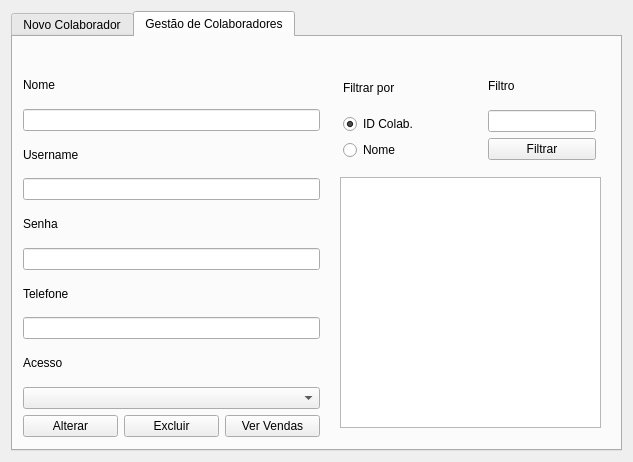
<?xml version="1.0" encoding="UTF-8"?>
<ui version="4.0">
 <class>fm_gestaoColaborador</class>
 <widget class="QDialog" name="fm_gestaoColaborador">
  <property name="geometry">
   <rect>
    <x>0</x>
    <y>0</y>
    <width>633</width>
    <height>462</height>
   </rect>
  </property>
  <property name="windowTitle">
   <string>Gestão de Colaborador</string>
  </property>
  <property name="windowIcon">
   <iconset resource="Arquivo_de_recursos.qrc">
    <normaloff>:/imagens/img/gerenciamento-de-equipe.png</normaloff>:/imagens/img/gerenciamento-de-equipe.png</iconset>
  </property>
  <layout class="QFormLayout" name="formLayout">
   <item row="0" column="0" colspan="2">
    <widget class="QTabWidget" name="tabWidget">
     <property name="currentIndex">
      <number>1</number>
     </property>
     <widget class="QWidget" name="tab_novocolaborador">
      <attribute name="title">
       <string>Novo Colaborador</string>
      </attribute>
      <widget class="QWidget" name="layoutWidget">
       <property name="geometry">
        <rect>
         <x>10</x>
         <y>60</y>
         <width>581</width>
         <height>272</height>
        </rect>
       </property>
       <layout class="QVBoxLayout" name="verticalLayout_6">
        <item>
         <layout class="QHBoxLayout" name="horizontalLayout_2">
          <item>
           <layout class="QVBoxLayout" name="verticalLayout">
            <property name="spacing">
             <number>7</number>
            </property>
            <property name="sizeConstraint">
             <enum>QLayout::SizeConstraint::SetDefaultConstraint</enum>
            </property>
            <item>
             <widget class="QLabel" name="label">
              <property name="text">
               <string>Nome</string>
              </property>
             </widget>
            </item>
            <item>
             <widget class="QLineEdit" name="txt_nome_novocolab"/>
            </item>
           </layout>
          </item>
          <item>
           <layout class="QVBoxLayout" name="verticalLayout_2">
            <item>
             <widget class="QLabel" name="label_2">
              <property name="text">
               <string>Username</string>
              </property>
             </widget>
            </item>
            <item>
             <widget class="QLineEdit" name="txt_username_novocolab"/>
            </item>
           </layout>
          </item>
         </layout>
        </item>
        <item>
         <layout class="QHBoxLayout" name="horizontalLayout_3">
          <item>
           <layout class="QVBoxLayout" name="verticalLayout_5">
            <item>
             <widget class="QLabel" name="label_5">
              <property name="text">
               <string>Acesso</string>
              </property>
             </widget>
            </item>
            <item>
             <widget class="QComboBox" name="cb_acesso_novocolab"/>
            </item>
           </layout>
          </item>
          <item>
           <layout class="QVBoxLayout" name="verticalLayout_3">
            <item>
             <widget class="QLabel" name="label_3">
              <property name="text">
               <string>Senha</string>
              </property>
             </widget>
            </item>
            <item>
             <widget class="QLineEdit" name="txt_senha_novocolab"/>
            </item>
           </layout>
          </item>
          <item>
           <layout class="QVBoxLayout" name="verticalLayout_4">
            <item>
             <widget class="QLabel" name="label_4">
              <property name="text">
               <string>Telefone</string>
              </property>
             </widget>
            </item>
            <item>
             <widget class="QLineEdit" name="txt_fone_novocolab"/>
            </item>
           </layout>
          </item>
         </layout>
        </item>
        <item>
         <spacer name="verticalSpacer">
          <property name="orientation">
           <enum>Qt::Orientation::Vertical</enum>
          </property>
          <property name="sizeType">
           <enum>QSizePolicy::Policy::Fixed</enum>
          </property>
          <property name="sizeHint" stdset="0">
           <size>
            <width>20</width>
            <height>40</height>
           </size>
          </property>
         </spacer>
        </item>
        <item>
         <layout class="QHBoxLayout" name="horizontalLayout">
          <item>
           <widget class="QPushButton" name="btn_novo_novocolab">
            <property name="text">
             <string>Novo</string>
            </property>
           </widget>
          </item>
          <item>
           <widget class="QPushButton" name="btn_gravar_novocolab">
            <property name="text">
             <string>Gravar</string>
            </property>
           </widget>
          </item>
          <item>
           <widget class="QPushButton" name="btn_cancelar_novocolab">
            <property name="text">
             <string>Fechar</string>
            </property>
           </widget>
          </item>
         </layout>
        </item>
       </layout>
      </widget>
     </widget>
     <widget class="QWidget" name="Tab2">
      <attribute name="title">
       <string>Gestão de Colaboradores</string>
      </attribute>
      <widget class="QTableWidget" name="tw_ge_listacolab">
       <property name="geometry">
        <rect>
         <x>327</x>
         <y>140</y>
         <width>261</width>
         <height>251</height>
        </rect>
       </property>
      </widget>
      <widget class="QWidget" name="layoutWidget">
       <property name="geometry">
        <rect>
         <x>10</x>
         <y>30</y>
         <width>297</width>
         <height>370</height>
        </rect>
       </property>
       <layout class="QVBoxLayout" name="verticalLayout_13">
        <item>
         <layout class="QVBoxLayout" name="verticalLayout_8">
          <item>
           <widget class="QLabel" name="label_6">
            <property name="text">
             <string>Nome</string>
            </property>
           </widget>
          </item>
          <item>
           <widget class="QLineEdit" name="txt_ge_nome"/>
          </item>
         </layout>
        </item>
        <item>
         <layout class="QVBoxLayout" name="verticalLayout_9">
          <item>
           <widget class="QLabel" name="label_7">
            <property name="text">
             <string>Username</string>
            </property>
           </widget>
          </item>
          <item>
           <widget class="QLineEdit" name="txt_ge_username"/>
          </item>
         </layout>
        </item>
        <item>
         <layout class="QVBoxLayout" name="verticalLayout_10">
          <item>
           <widget class="QLabel" name="label_8">
            <property name="text">
             <string>Senha</string>
            </property>
           </widget>
          </item>
          <item>
           <widget class="QLineEdit" name="txt_ge_senha"/>
          </item>
         </layout>
        </item>
        <item>
         <layout class="QVBoxLayout" name="verticalLayout_11">
          <item>
           <widget class="QLabel" name="label_9">
            <property name="text">
             <string>Telefone</string>
            </property>
           </widget>
          </item>
          <item>
           <widget class="QLineEdit" name="txt_ge_fone"/>
          </item>
         </layout>
        </item>
        <item>
         <layout class="QVBoxLayout" name="verticalLayout_12">
          <item>
           <widget class="QLabel" name="label_10">
            <property name="text">
             <string>Acesso</string>
            </property>
           </widget>
          </item>
          <item>
           <widget class="QComboBox" name="cb_ge_acesso"/>
          </item>
         </layout>
        </item>
        <item>
         <layout class="QHBoxLayout" name="horizontalLayout_4">
          <item>
           <widget class="QPushButton" name="btn_ge_salvar">
            <property name="text">
             <string>Alterar</string>
            </property>
           </widget>
          </item>
          <item>
           <widget class="QPushButton" name="btn_ge_excluir">
            <property name="text">
             <string>Excluir</string>
            </property>
           </widget>
          </item>
          <item>
           <widget class="QPushButton" name="bt_ge_vervendas">
            <property name="text">
             <string>Ver Vendas</string>
            </property>
           </widget>
          </item>
         </layout>
        </item>
       </layout>
      </widget>
      <widget class="QWidget" name="layoutWidget">
       <property name="geometry">
        <rect>
         <x>330</x>
         <y>30</y>
         <width>253</width>
         <height>93</height>
        </rect>
       </property>
       <layout class="QHBoxLayout" name="horizontalLayout_5">
        <item>
         <layout class="QVBoxLayout" name="verticalLayout_14">
          <item>
           <widget class="QLabel" name="label_11">
            <property name="text">
             <string>Filtrar por</string>
            </property>
           </widget>
          </item>
          <item>
           <layout class="QVBoxLayout" name="verticalLayout_7">
            <item>
             <widget class="QRadioButton" name="rb_ge_idcolab">
              <property name="text">
               <string>ID Colab.</string>
              </property>
              <property name="checked">
               <bool>true</bool>
              </property>
             </widget>
            </item>
            <item>
             <widget class="QRadioButton" name="rb_ge_nome">
              <property name="text">
               <string>Nome</string>
              </property>
             </widget>
            </item>
           </layout>
          </item>
         </layout>
        </item>
        <item>
         <spacer name="horizontalSpacer">
          <property name="orientation">
           <enum>Qt::Orientation::Horizontal</enum>
          </property>
          <property name="sizeHint" stdset="0">
           <size>
            <width>40</width>
            <height>20</height>
           </size>
          </property>
         </spacer>
        </item>
        <item>
         <layout class="QVBoxLayout" name="verticalLayout_15">
          <item>
           <widget class="QLabel" name="label_12">
            <property name="text">
             <string>Filtro</string>
            </property>
           </widget>
          </item>
          <item>
           <widget class="QLineEdit" name="txt_ge_filtro"/>
          </item>
          <item>
           <widget class="QPushButton" name="btn_ge_filtro">
            <property name="text">
             <string>Filtrar</string>
            </property>
           </widget>
          </item>
         </layout>
        </item>
       </layout>
      </widget>
     </widget>
    </widget>
   </item>
  </layout>
 </widget>
 <resources>
  <include location="Arquivo_de_recursos.qrc"/>
 </resources>
 <connections/>
</ui>
